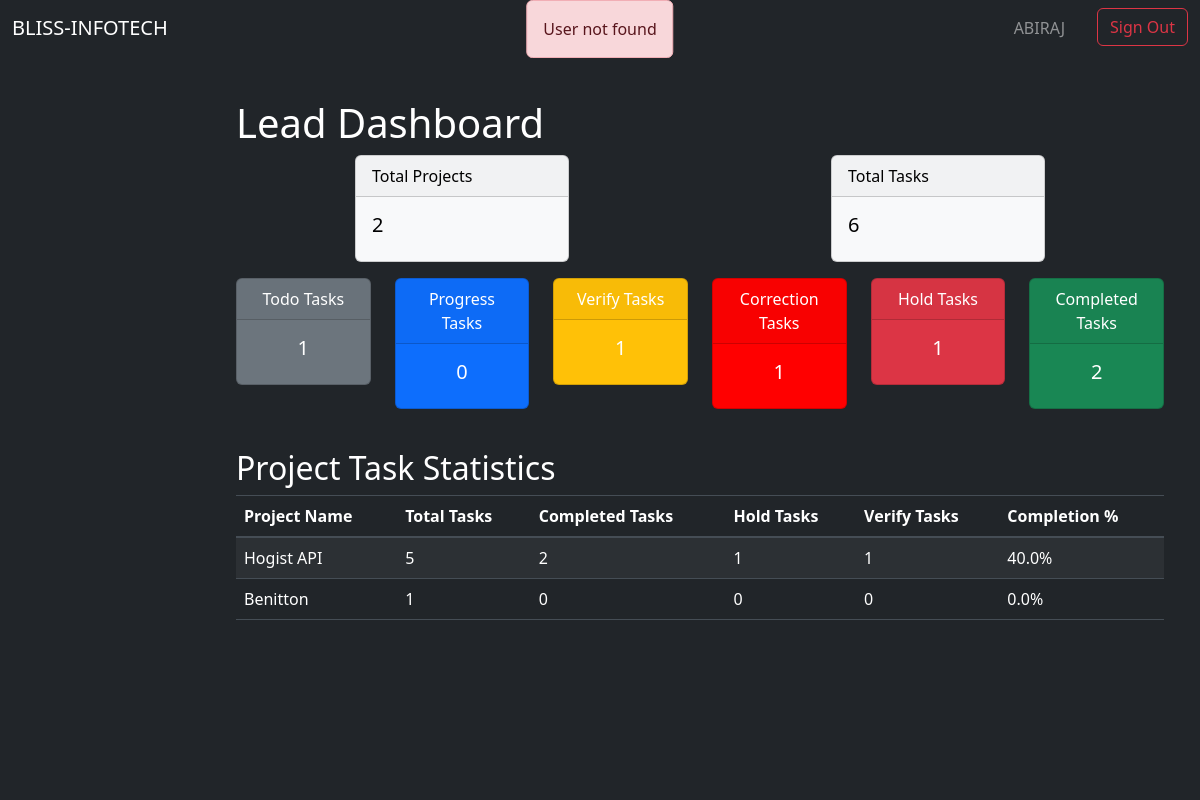
Page /lead/ (signed in) on the earlier database version.
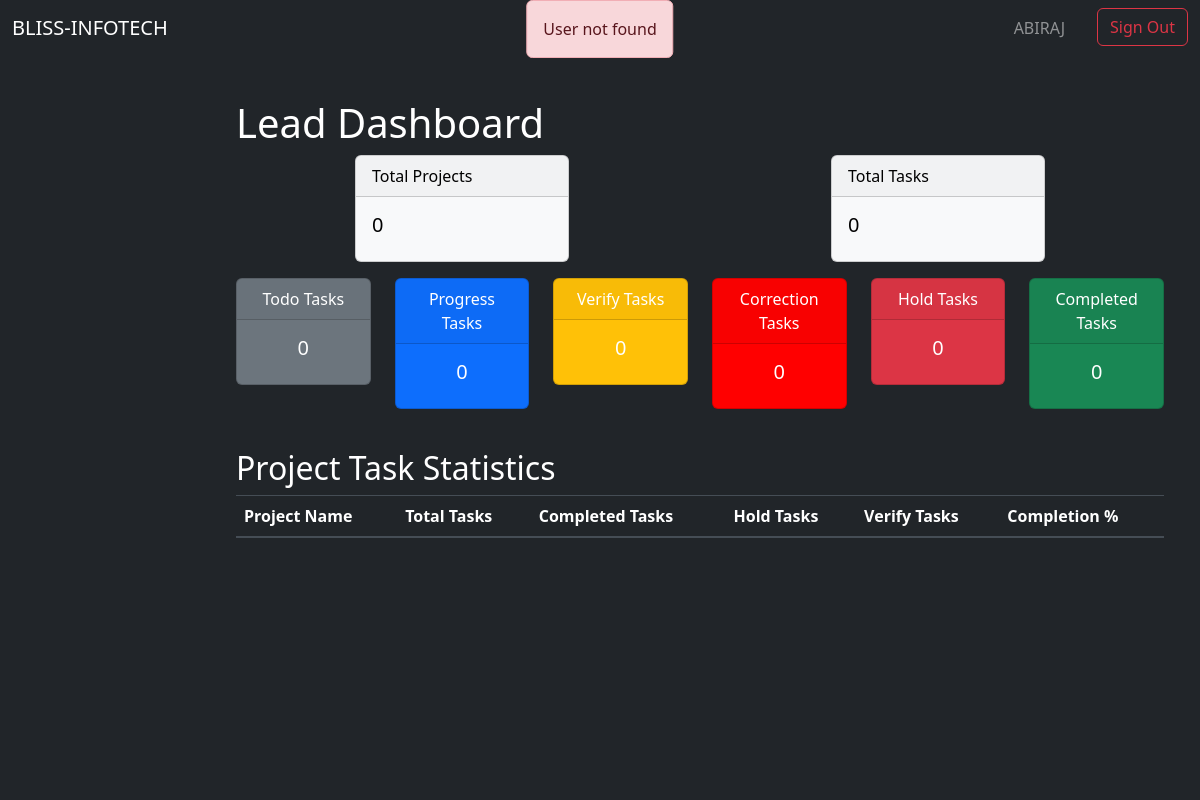
Same page on the later database version.
### app/models.py (models this page shows, shortened)
class Project(models.Model):
    id = models.AutoField(primary_key=True)
    name = models.CharField(max_length=64)
    description = models.TextField()
    manager = models.ForeignKey(User, on_delete=models.CASCADE, null=True)
    client_name = models.CharField(max_length=64)
    status = models.CharField(max_length=10, default="DESIGN")
    created = models.DateTimeField(auto_now_add=True)
    started = models.DateTimeField(null=True)
    updated = models.DateTimeField(auto_now=True)
    due = models.DateField(null=True)

### app/decorators.py (the view)
        @login_required
        def wrapper(request, *args, **kwargs):
            if in_groups(request.user):
                return view_function(request, *args, **kwargs)
            return redirect('/signout')

### app/views.py (called while the page is built)
def get_role(request):
    if request.user.is_authenticated:
        try:
            role = request.user.groups.all()[0].name
            role = role.lower()
            return role
        except:
            messages.error(request, 'User not found')
            return "/signout"
    else:
        return "/signin"

### lead/views.py (called while the page is built)
@group_required(const.LEAD)
def dashboard(request):
    if request.user.is_authenticated:
        request.session['user_role'] = app_views.get_role(request)
        return render(request,'lead/lead.html', lead_dashboard(request))
    else: return redirect('signin')

### template/lead/lead.html (shortened to what this page needs)
{% extends 'lead/dashboard.html' %}
{% block lead_board %}
<div class="container mt-4" style="overflow-x: hidden;">
    <h1 class="text-white">Lead Dashboard</h1>
    <div class="row justify-content-around">
        <div class="col-md-3">
            <div class="card text-black bg-light mb-3">
                <div class="card-header">Total Projects</div>
                <div class="card-body">
                    <h5 class="card-title">{{ total_projects }}</h5>
                </div>
            </div>
        </div>
        <div class="col-md-3">
            <div class="card text-black bg-light mb-3">
                <div class="card-header">Total Tasks</div>
                <div class="card-body">
                    <h5 class="card-title">{{ total_tasks }}</h5>
                </div>
            </div>
        </div>
    </div>
    <div class="row text-center">
        <div class="col-md-2 col-sm-6">
            <div class="card text-white bg-secondary mb-3">
                <div class="card-header">Todo Tasks</div>
                <div class="card-body">
                    <h5 class="card-title">{{ todo_tasks }}</h5>
                </div>
            </div>
        </div>
        <div class="col-md-2 col-sm-6">
            <div class="card text-white bg-primary mb-3">
                <div class="card-header">Progress Tasks</div>
                <div class="card-body">
                    <h5 class="card-title">{{ progress_tasks }}</h5>
                </div>
            </div>
        </div>
        <div class="col-md-2 col-sm-6">
            <div class="card text-white bg-warning mb-3">
                <div class="card-header">Verify Tasks</div>
                <div class="card-body">
                    <h5 class="card-title">{{ verify_tasks }}</h5>
                </div>
            </div>
        </div>
        <div class="col-md-2 col-sm-6">
            <div class="card text-white bg-brown-red mb-3">
                <div class="card-header">Correction Tasks</div>
                <div class="card-body">
                    <h5 class="card-title">{{ correction_tasks }}</h5>
                </div>
            </div>
        </div>
        <div class="col-md-2 col-sm-6">
            <div class="card text-white bg-danger mb-3">
                <div class="card-header">Hold Tasks</div>
                <div class="card-body">
                    <h5 class="card-title">{{ hold_tasks }}</h5>
                </div>
            </div>
        </div>
        <div class="col-md-2 col-sm-6">
            <div class="card text-white bg-success mb-3">
                <div class="card-header">Completed Tasks</div>
                <div class="card-body">
                    <h5 class="card-title">{{ complete_tasks }}</h5>
                </div>
            </div>
        </div>
    </div>
    <h2 class="text-white mt-4">Project Task Statistics</h2>
    <div class="table-responsive">
        <table class="table table-striped table-dark">
            <thead>
                <tr>
                    <th>Project Name</th>
                    <th>Total Tasks</th>
                    <th>Completed Tasks</th>
                    <th>Hold Tasks</th>
                    <th>Verify Tasks</th>
                    <th>Completion %</th>
                </tr>
            </thead>
            <tbody>
                {% for stat in project_stats %}
                <tr>
                    <td>{{ stat.project.name }}</td>
                    <td>{{ stat.total_tasks }}</td>
                    <td>{{ stat.completed_tasks }}</td>
                    <td>{{ stat.hold_tasks }}</td>
                    <td>{{ stat.verify_tasks }}</td>
                    <td>{{ stat.completion_percentage }}%</td>
                </tr>
                {% endfor %}
            </tbody>
        </table>
    </div>
</div>
{% endblock %}

### template/lead/dashboard.html (shortened to what this page needs)
{% extends 'dashboard.html' %}
{% block dashboard %}
    {% block lead_board %}
    {% endblock %}
{% endblock %}

### template/dashboard.html (shortened to what this page needs)
{% extends 'index.html' %}
{% block body %}
<section class="container-fluid">
    <nav class="navbar navbar-expand-lg navbar-dark bg-dark fixed-top">
        <div class="container-fluid">
            <a class="navbar-brand" href="#">BLISS-INFOTECH</a>
            <div class="collapse navbar-collapse justify-content-end" id="navbarTop">
                <ul class="navbar-nav mb-2 mb-lg-0">
                    <li class="nav-item">
                        <span class="navbar-text me-3 px-3 text-uppercase">{{ request.user.username }}</span>
                    </li>
                    <li class="nav-item">
                        <a class="btn btn-outline-danger" href="{% url 'signout' %}">Sign Out</a>
                    </li>
                </ul>
            </div>
        </div>
    </nav>
    <div class="row flex-nowrap">
        <nav class="col-md-3 col-lg-2 d-md-block sidebar bg-dark" style="position: fixed; top: 75px; left: 0; height: calc(100vh - 75px); overflow-y: auto;">
        </nav>
        <main class="col-md-9 ms-sm-auto col-lg-10 px-md-4" style="overflow-x: hidden; margin-left: 17%; padding-top: 75px; height: calc(100vh - 20px);">
            {% block dashboard %}{% endblock %}
        </main>
    </div>
</section>
{% endblock %}

### template/index.html (shortened to what this page needs)
{% load static %}
<!DOCTYPE html>
<html lang="en">
<head>
    <link href="https://stackpath.bootstrapcdn.com/bootstrap/4.5.2/css/bootstrap.min.css" rel="stylesheet"/>
    <link rel="stylesheet" href="https://cdnjs.cloudflare.com/ajax/libs/font-awesome/6.0.0-beta3/css/all.min.css">
    <link href="https://cdn.jsdelivr.net/npm/bootstrap@5.3.0-alpha1/dist/css/bootstrap.min.css" rel="stylesheet">
    <link rel="stylesheet" href="{% static 'css/style.css' %}">
</head>
<body class="bg-dark">
    {% if messages %}
    <div class="messages" style="position: fixed; top: 0; left: 50%; transform: translateX(-50%); width: 100%; z-index: 1050;">
        {% for message in messages %}
        <div class="alert
            {% if message.tags == 'error' %}alert-danger
            {% elif message.tags == 'warning' %}alert-warning
            {% elif message.tags == 'success' %}alert-success
            {% else %}alert-info
            {% endif %}"
            role="alert" style="position: fixed; top: 10%; left: 50%; transform: translateX(-50%); max-width: 60%;">
            {{ message }}
        </div>
        {% endfor %}
    </div>
    {% endif %}
    {% if user.is_authenticated %}
        {% block body %}{% endblock %}
    {% else %}
        {% block sign %}{% endblock %}
    {% endif %}
</body>
</html>

### static/css/style.css (style rules this page uses)
body { background-color: #343a40; }
.bg-brown-red { background-color: red; color: white; }

Differences in the rows shown:
removed Project: project.name "Hogist API", total_tasks "5", completed_tasks "2", hold_tasks "1", verify_tasks "1", completion_percentage "40.0"
removed Project: project.name "Benitton", total_tasks "1", completed_tasks "0", hold_tasks "0", verify_tasks "0", completion_percentage "0.0"
Other differences:
{{ total_projects }}: "2" → "0"
{{ total_tasks }}: "6" → "0"
{{ todo_tasks }}: "1" → "0"
{{ verify_tasks }}: "1" → "0"
{{ correction_tasks }}: "1" → "0"
{{ hold_tasks }}: "1" → "0"
{{ complete_tasks }}: "2" → "0"
